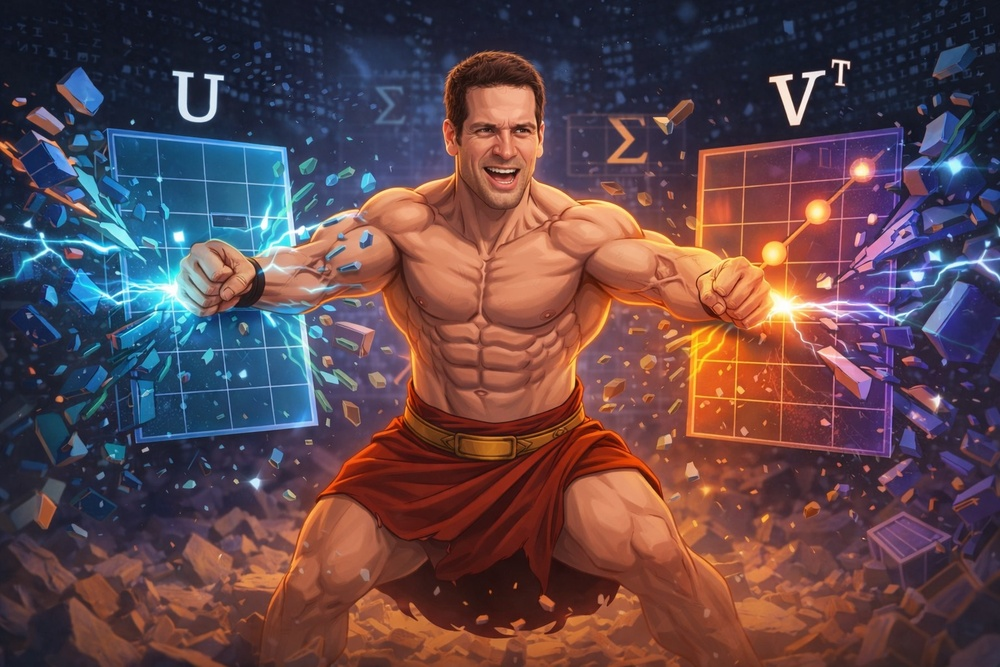
#> input picture DanGarber.jpeg, 1000 x 667 px, shrunk from 1536 x 1024 before the run
$ python Q7.py
#> lines starting #> are read from the running program, lines starting #| are printed output that depends on the picture
from PIL import Image
import numpy as np
import matplotlib.pyplot as plt


def main():
    try:
        image = Image.open("DanGarber.jpeg")
#> image is the input picture: PIL image 1000x667 RGB; mean R, G, B 95.8, 70, 75.6
    except FileNotFoundError:
        print("Image not found.")
        return

    pix = np.array(image)

    rim = pix[:, :, 0]
    gim = pix[:, :, 1]
    bim = pix[:, :, 2]

    rU, rS, rVT = np.linalg.svd(rim, full_matrices=False, compute_uv=True)
#> rS = 667 values, max 88005.1 at index 0, min 6.46 at index 666, mean 645.8
    gU, gS, gVT = np.linalg.svd(gim, full_matrices=False, compute_uv=True)
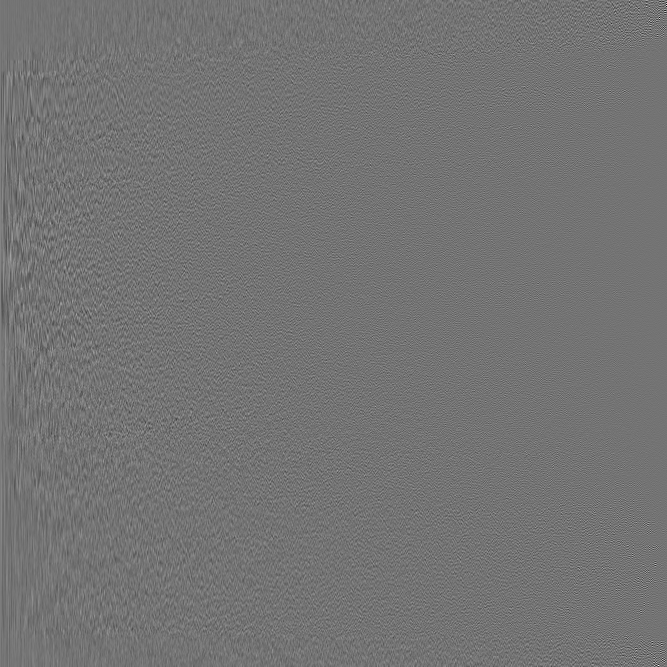
#> gU: shape (667, 667) float64; min -0.442, max 0.529, mean 5.78e-05; drawn with min black and max white
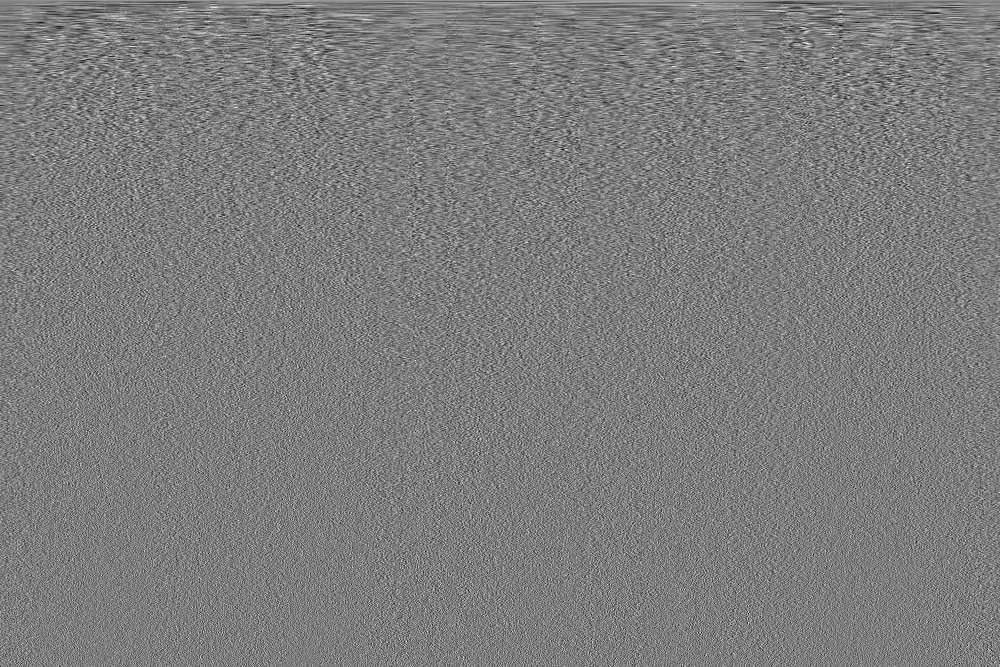
#> gVT: shape (667, 1000) float64; min -0.159, max 0.165, mean 4.46e-05; drawn with min black and max white
#> gS = 667 values, max 61479 at index 0, min 6 at index 666, mean 545.2
    bU, bS, bVT = np.linalg.svd(bim, full_matrices=False, compute_uv=True)
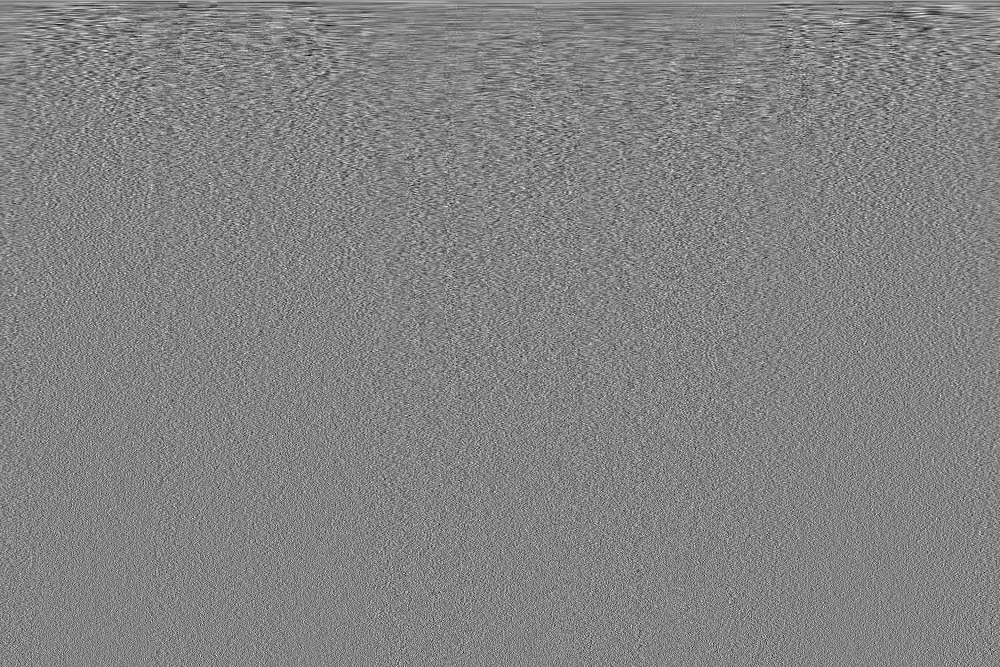
#> bVT: shape (667, 1000) float64; min -0.165, max 0.155, mean 7.26e-05; drawn with min black and max white
#> bS = 667 values, max 67020.1 at index 0, min 7.45 at index 666, mean 530.9

    k_values = [5, 10, 20, 40, 60, 80]

    plt.figure(figsize=(15, 10))

    for i, k in enumerate(k_values):
        rk = compressIm(rU, rS, rVT, k)
        gk = compressIm(gU, gS, gVT, k)
        bk = compressIm(bU, bS, bVT, k)

        r_err = (computeError(rk, rim) / computeFnorm(rim))**2
        g_err = (computeError(gk, gim) / computeFnorm(gim))**2
        b_err = (computeError(bk, bim) / computeFnorm(bim))**2

        print(f"k={k} | R_Error: {r_err:.4f}, G_Error: {g_err:.4f}, B_Error: {b_err:.4f}")

        compressed_im = np.stack((rk, gk, bk), axis=2)
        compressed_im = np.clip(compressed_im, 0, 255).astype('uint8')

        plt.subplot(2, 3, i + 1)
        plt.imshow(compressed_im)
        plt.title(f"k = {k}")
        plt.axis('off')
#> this loop made 6 passes
#> (r_err, g_err, b_err) on passes 1 to 6: (0.0669, 0.103, 0.0795), (0.0472, 0.0727, 0.0558), (0.0296, 0.0457, 0.0344), (0.0154, 0.0246, 0.0178), (0.00939, 0.0155, 0.0114), (0.00617, 0.0106, 0.00797)
#| k=5 | R_Error: 0.0669, G_Error: 0.1026, B_Error: 0.0795
#| k=10 | R_Error: 0.0472, G_Error: 0.0727, B_Error: 0.0558
#| k=20 | R_Error: 0.0296, G_Error: 0.0457, B_Error: 0.0344
#| k=40 | R_Error: 0.0154, G_Error: 0.0246, B_Error: 0.0178
#| k=60 | R_Error: 0.0094, G_Error: 0.0155, B_Error: 0.0114
#| k=80 | R_Error: 0.0062, G_Error: 0.0106, B_Error: 0.0080
#> pass 1, in compressIm (call 3), `ak = u[:, :k] @ np.diag(s[:k]) @ vt[:k, :]`:
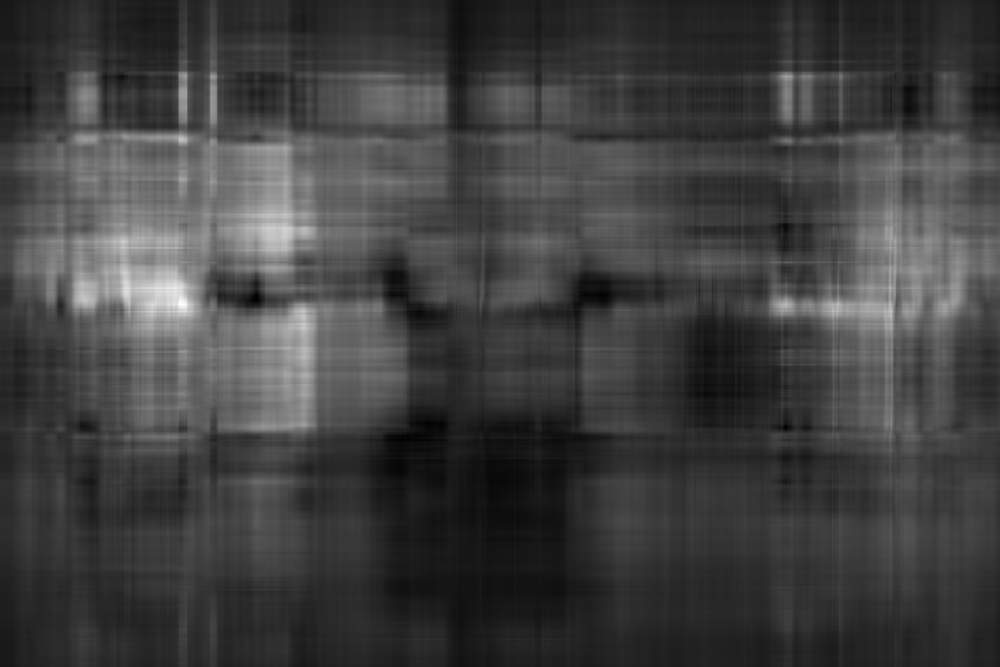
#> ak: shape (667, 1000) float64; min -0.06, max 298.6, mean 75.5; drawn with min black and max white
#> pass 1, in main, `compressed_im = np.stack((rk, gk, bk), axis=2)`:
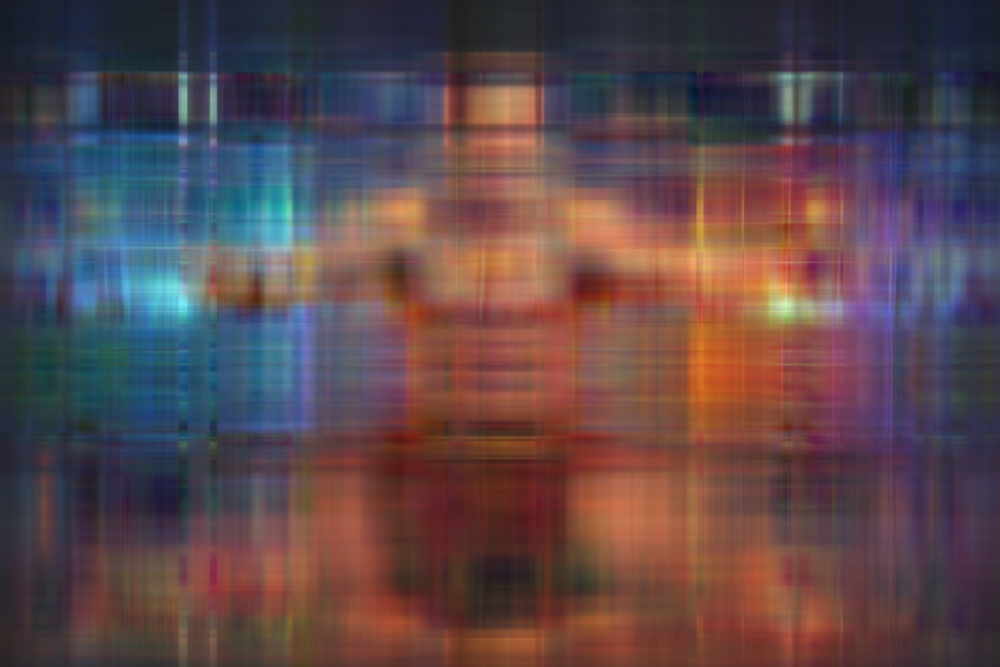
#> compressed_im: shape (667, 1000, 3) float64; mean R, G, B 95.6, 69.9, 75.5; drawn with min black and max white
#> after the loop:
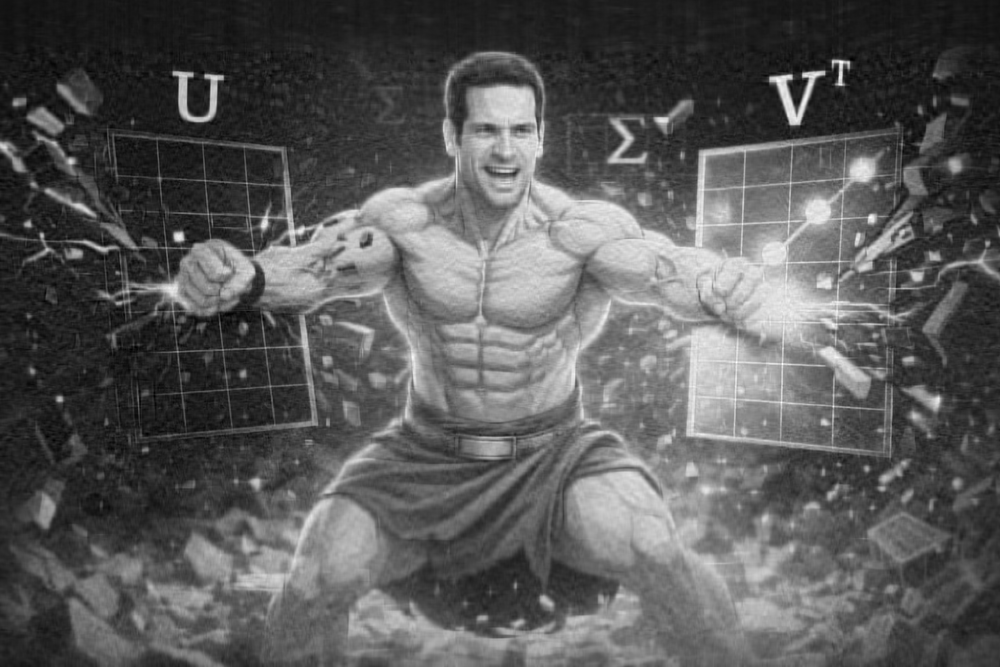
#> rk: shape (667, 1000) float64; min -8.97, max 288.4, mean 95.8; drawn with min black and max white

    plt.tight_layout()
    plt.show()
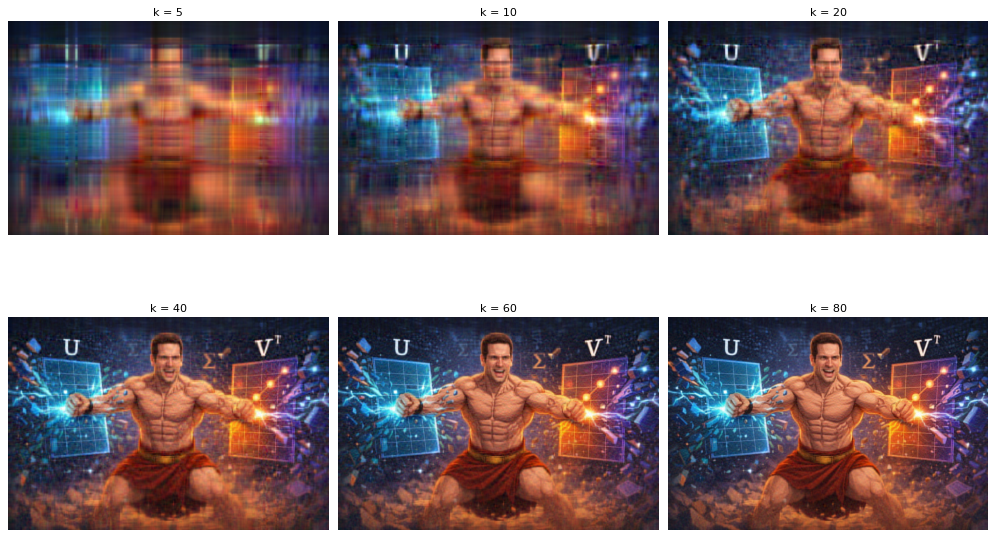
#> figure drawn by matplotlib, 6 panels

def compressIm(u, s, vt, k):
    ak = u[:, :k] @ np.diag(s[:k]) @ vt[:k, :]
    return ak


def computeError(compressed, original):
    return np.linalg.norm(original - compressed)


def computeFnorm(matrix):
    return np.linalg.norm(matrix)


if __name__ == "__main__":
    main()
